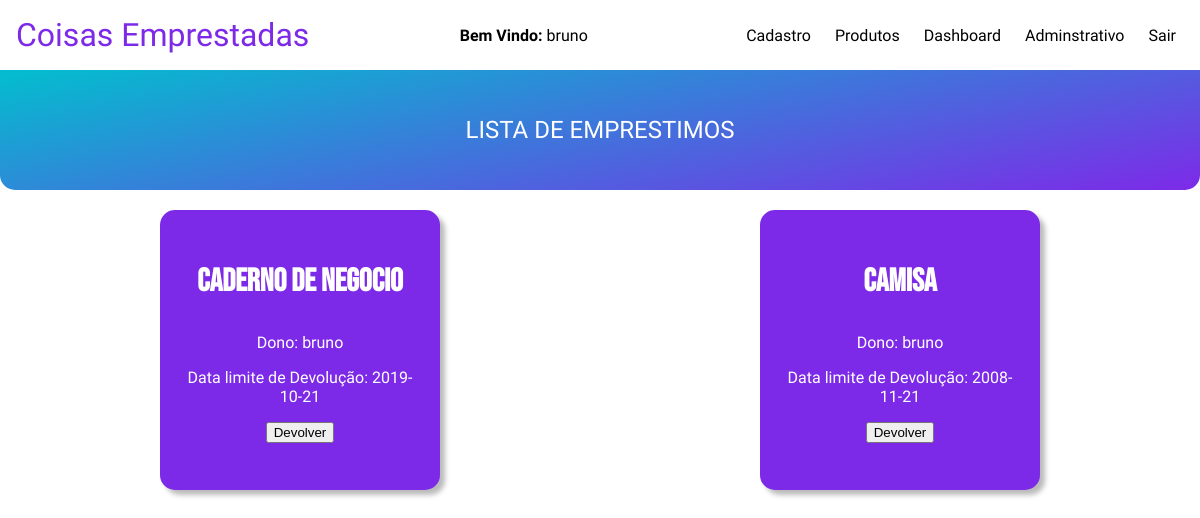
/home.php (signed in), run on the app's committed database.
### tables this page shows
CREATE TABLE IF NOT EXISTS emprestimos(
    idRegistro int primary key auto_increment,
    dataDev date,
    idUsuario int,
    idProduto int,
    foreign key(idUsuario) references usuarios(idUsuario),
    foreign key(idProduto) references produtos(idProduto)
);

CREATE TABLE IF NOT EXISTS produtos(
    idProduto int primary key auto_increment,
    nomeProduto varchar(45),
    categoria varchar(45)
);

CREATE TABLE IF NOT EXISTS usuarios(
    idUsuario int primary key auto_increment,
    nomeUsuario varchar(45),
    email varchar(45) unique not null,
    telefone varchar(15) unique not null,
    senha varchar(8) not null,
    endereco varchar(45) not null
);

### home.php (the view, shortened to what this page needs)
<!DOCTYPE html>
<html lang="pt-br">
<head>
    <link rel="stylesheet" href="./css/style.css">
    <link rel="stylesheet" href="./css/animacoes.css">
</head>
<html>
<body>
    <main id="mainIndex">
        <header id="header">
            <a id="logo" href="./home.php">Coisas Emprestadas</a>
            <p id="user"><strong>Bem Vindo: </strong><?php echo $_SESSION['nome']  ?></p>
            <nav id="nav">
                <ul id="menu" role="menu">
                    <li><a href="./paginas/cadastro.php">Cadastro</a></li>
                    <li><a href="./paginas/produtos.php">Produtos</a></li>
                    <li><a href="./paginas/dashboard.php">Dashboard</a></li>
                    <li><a href="./paginas/adm.php">Adminstrativo</a></li>
                    <li><a href="./config/logout.php">Sair</a></li>
                </ul>
            </nav>
        </header>
        <p id="titulo-lista">LISTA DE EMPRESTIMOS</p>
        <section id="lista">
            <?php
            include "./config/conexao.php";
            $user = $_SESSION['id'];
            $sql1 = "SELECT nomeProduto, categoria, nomeUsuario, dataDev, idRegistro FROM produtos INNER JOIN emprestimos INNER JOIN usuarios WHERE emprestimos.idUsuario = usuarios.idUsuario and emprestimos.idProduto = produtos.idProduto ORDER BY emprestimos.idRegistro DESC";
            $sql2 = "SELECT nomeProduto, categoria, nomeUsuario, dataDev, idRegistro FROM produtos INNER JOIN emprestimos INNER JOIN usuarios WHERE emprestimos.idUsuario = usuarios.idUsuario and emprestimos.idProduto = produtos.idProduto and emprestimos.idUsuario = $user ORDER BY emprestimos.idRegistro DESC";
            $sql_query = $mysqli->query($user == 1 ? $sql1 : $sql2) or die("ERRO ao consultar " . $mysqli->error);
            if ($sql_query->num_rows == 0) {
                echo "Nenhum resultado encontrado.";
            } else {
                while ($dados = $sql_query->fetch_assoc()) {
            ?>
                    <section class="item-lista">
                        <p class="titulo-produto-lista"><?php echo $dados['nomeProduto'] ?></p>
                        <div>
                            <p>Dono: <?php echo $dados['nomeUsuario'] ?></p>
                            <p>Data limite de Devolução: <?php echo $dados['dataDev'] ?></p>
                            <form action="./config/devolucao.php" method="post">
                                <input type="submit" value="Devolver">
                            </form>
                        </div>
                    </section>
            <?php
                }
            };
            ?>
        </section>
</body>
</html>

### css/style.css (style rules this page uses)
:root { --cor0: #fefe00; --cor1: #FFFFFF; --cor2: #d1d1d1; --cor3: #01eefe; --cor4: #cfb9ff; --cor5: #000000; --cor6: #6035b8; --cor7: #7d2ae8; --cor8: #05bbcf; --cor9: linear-gradient(349deg, rgba(125,42,232,1) 0%, rgba(5,187,207,1) 98%); --fonte-padrao: 'Maven Pro', sans-serif; --fonte-titulo: 'Bebas Neue', cursive; --fonte-logo: 'Kaushan Script', cursive; --fonte-destaque: 'Anton', sans-serif; --fonte-destaque2: 'Londrina Solid', cursive; }
body { font-family: var(--fonte-padrao); background-color: var(--cor1); }
body, ul { margin: 0px; padding: 0px; }
a { color: var(--cor1); text-decoration: none; font-family: sans-serif; }
#header { box-sizing: border-box; height: 70px; padding: 1rem; display: flex; align-items: center; justify-content: space-between; background: var(--cor1); box-shadow: 0px 2px 0px #6135b827; }
#menu { display: flex; list-style: none; gap: .5rem; }
#menu a { display: block; padding: .5rem; font-family: var(--fonte-padrao); color: var(--cor5); }
#logo { font-family: var(--fonte-destaque2); font-size: 2rem; color: var(--cor7); }
#lista { display: flex; flex-wrap: wrap; justify-content: space-around; padding-top: -10px; }
.item-lista { display: inline-block; justify-content: space-between; min-width: 130px; width: 20vw; height: 30vh; min-height: 190px; padding: 20px; margin: auto; background-color: var(--cor7); margin: 20px; border-radius: 15px; box-shadow: 5px 5px 5px rgba(75, 75, 75, 0.385); font-family: var(--fonte-padrao); text-align: center; color: var(--cor1); }
#titulo-lista { display: flex; justify-content: center; align-items: center; margin: auto; color: var(--cor1); font-size: 1.5rem; width: 100vw; height: 15vh; background: var(--cor9); border-radius: 0px 0px 15px 15px; }
.titulo-produto-lista { font-size: 2rem; font-weight: bold; font-family: var(--fonte-titulo); }

### data on the page
emprestimos: idProduto.nomeProduto "Caderno de Negocio", idUsuario.nomeUsuario "bruno", dataDev "2019-10-21"
emprestimos: idProduto.nomeProduto "Camisa", idUsuario.nomeUsuario "bruno", dataDev "2008-11-21"

### other printed values
$_SESSION['nome'] "bruno"
